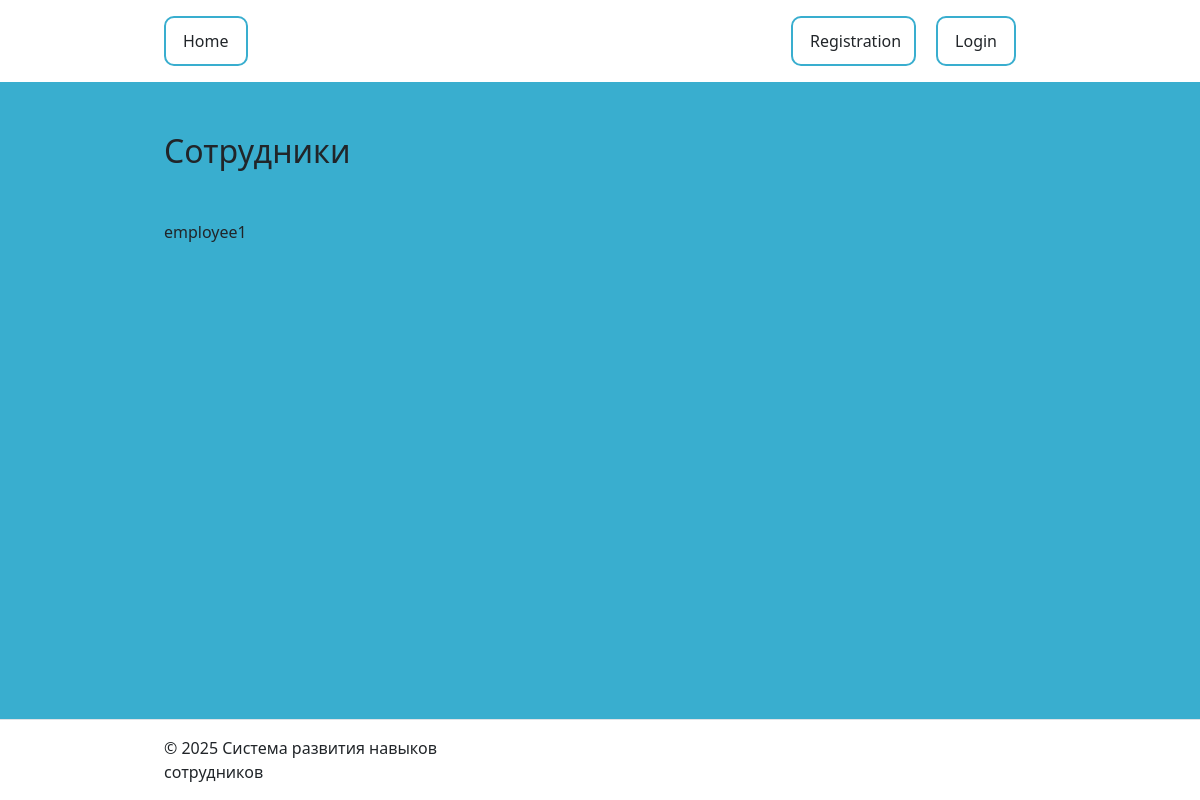
/employees/, run on an earlier commit of the app's database.
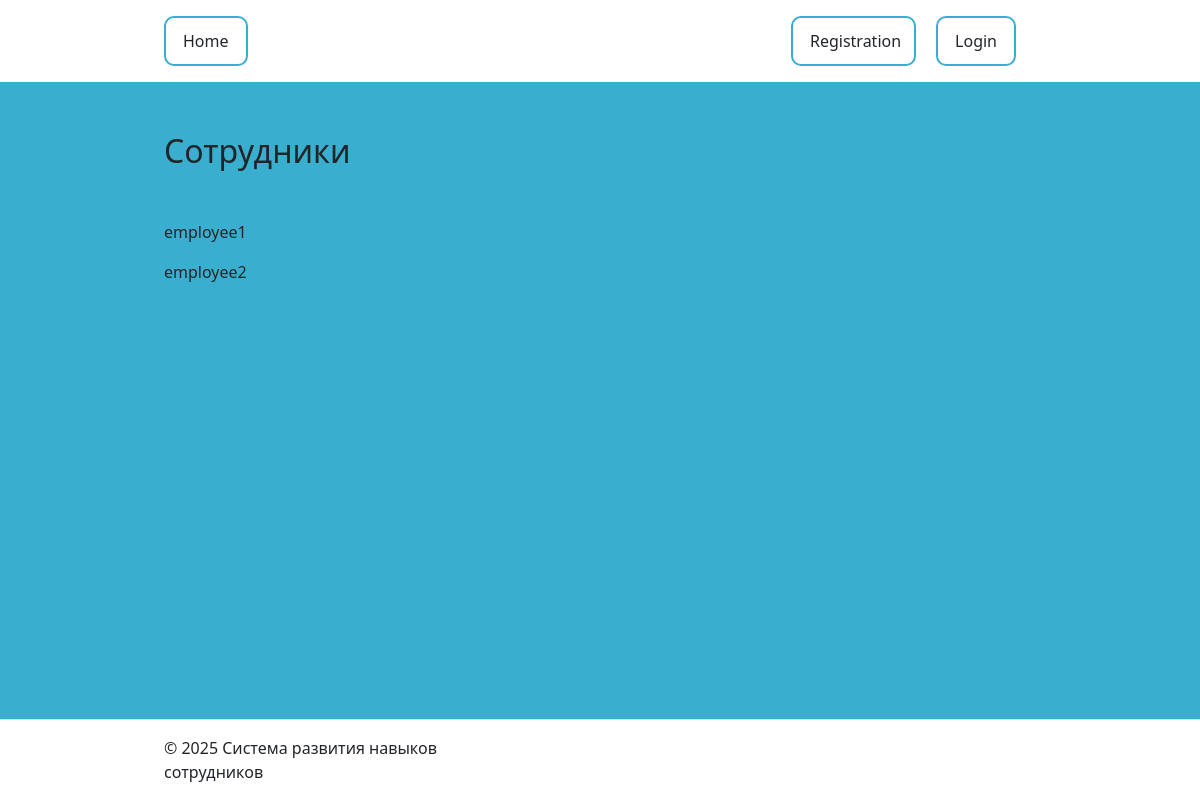
And on a later commit of the database.
### users/models.py (models this page shows, shortened)
class User(AbstractUser):
    ROLE_CHOICES = [
        ('director', 'Director'),
        ('employee', 'Employee'),
    ]
    role = models.CharField(choices=ROLE_CHOICES, default='director')

### skilltracker/views.py (the view)
# urls.py: path('employees/', Employees.as_view(), name = 'employees'),
class Employees(ListView):
    template_name = 'skilltracker/employees.html'
    extra_context = {'title': "Сотрудники"}
    context_object_name = 'employees'
    def get_queryset(self):
        return get_user_model().objects.filter(role = 'employee')

### skilltracker/templates/skilltracker/employees.html
{% extends 'individual_development_plans/base.html' %}
{% load static %}
{% block content %}
    <h2 class="title">
        {{ title }}
    </h2>
    {% for employee in employees %}
       <p> {{ employee.username }}</p>
    {% endfor %}
{% endblock %}

What changed in the data, as far as the page shows it:
added User: username "employee2"
